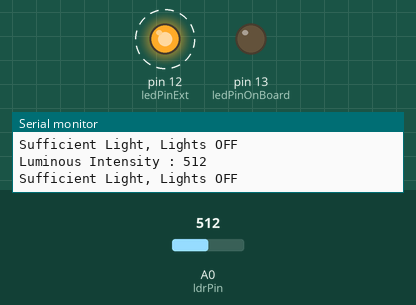
Recording of a sketch running on a simulated Arduino Uno, built with avr-gcc and run on an emulated ATmega328P. Shown: output pins drawn as LEDs (lit = HIGH), the last lines printed to the serial monitor. Dashed ring = blinking. The inputs (shaded band) are chosen by the test bench; at power-on: A0 (ldrPin) = 512.

Above: at 3.3 s.
3.4 s: A0 (ldrPin) set to 318
6.9 s: A0 (ldrPin) set to 284
At 8.8 s:
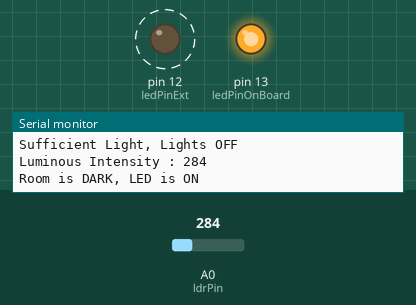
13.7 s: A0 (ldrPin) set to 306
At 17.0 s:
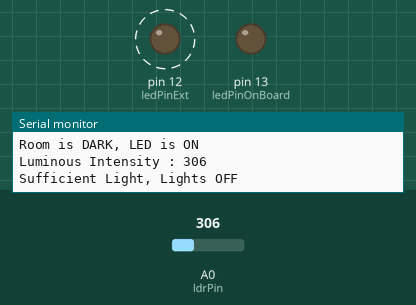
20.5 s: A0 (ldrPin) set to 290
At 23.2 s:
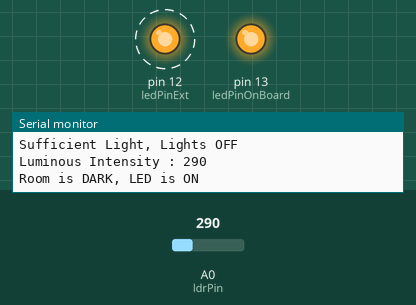
Timing chart, 0 to 28.3 s (numbered marks = the images above; inputs shaded):
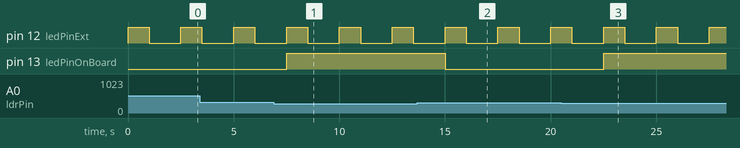

The sketch:

LDR_sensor.ino
```cpp
//set pin numbers
//const won't change
const int ledPinExt = 12; //the number of the Ext LED pin
const int ledPinOnBoard = 13; //the number of the on-board LED pin
const int ldrPin = A0; //the number of the LDR pin


void setup()
{
    Serial.begin(9600);
    pinMode(ledPinExt, OUTPUT); //initialize the External LED pin as an output
    pinMode(ledPinOnBoard, OUTPUT); //initialize the on-board LED pin as an output
    pinMode(ldrPin, INPUT);   //initialize the LDR pin as an input
}

void loop()
{
    Ldr_Sensor();
    ExtLED();

    delay(500);
}

void Ldr_Sensor()
{
    int ldrReading = 0;

    ldrReading = analogRead(ldrPin); //read the status of the LDR value
    Serial.print("Luminous Intensity : ");
    Serial.println(ldrReading);

    /*check if the LDR status is <= 300
     *if it is, the LED is HIGH
     */
    if (ldrReading <= 300)
    {
        digitalWrite(ledPinOnBoard, HIGH); //turn LED on
        Serial.println("Room is DARK, LED is ON");
    }
    else
    {
        digitalWrite(ledPinOnBoard, LOW); //turn LED off
        Serial.println("Sufficient Light, Lights OFF");
    }
}

void ExtLED()
{
    digitalWrite(ledPinExt, HIGH);
    delay(1000);
    digitalWrite(ledPinExt, LOW);
    delay(1000);
}
```

Measured:
- the behaviour switches between 301 and 300 on A0 (ldrPin) (found by bisection; images 0 and 1)
- after the input at 6.9 s, pin 13 (ledPinOnBoard): LOW → HIGH after 0.60 s
- after the input at 13.7 s, pin 13 (ledPinOnBoard): HIGH → LOW after 1.3 s
- after the input at 20.5 s, pin 13 (ledPinOnBoard): LOW → HIGH after 2.0 s
- by itself, pin 12 (ledPinExt): alternates HIGH for 1.0 s and LOW for 1.5 s
